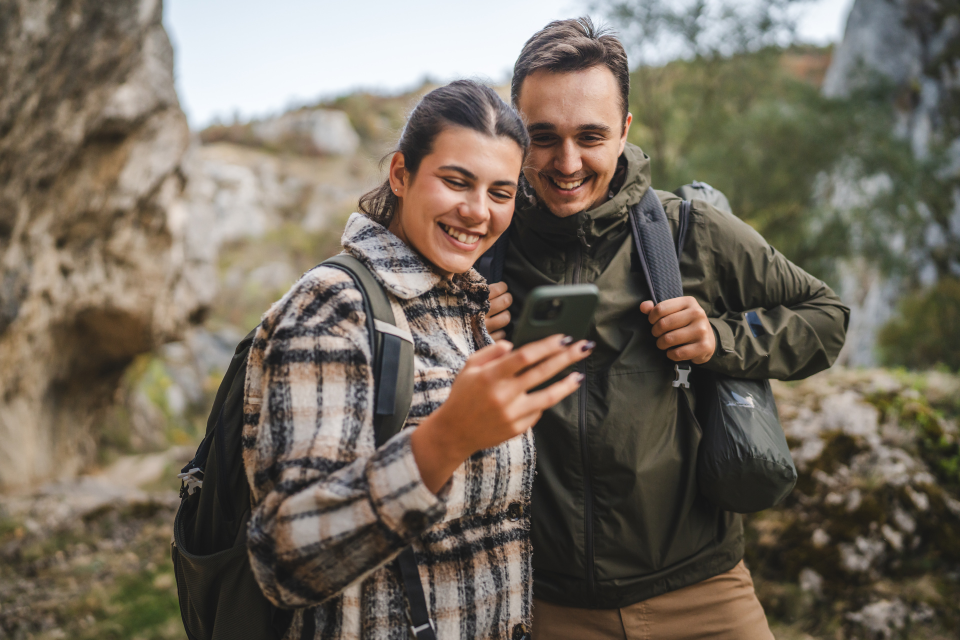
#> input picture bilder/AdobeStock_1025343260.jpg, 1920 x 1280 px (shown at 1/2 size); its folder holds 4 pictures in this run
$ python bildebank.py
#> lines starting #> are read from the running program, lines starting #| are printed output that depends on the picture
"""
Bygger nettstedet til plakatgeneratoren, med bildebank.

Kjøres automatisk av GitHub Actions ved hver opplasting (se .github/workflows/publiser.yml).

- Leser alle bilder i mappen  bilder/  (jpg, jpeg, png, webp).
- Lager en nettversjon (maks 2600 px, god nok for A4-trykk) og en miniatyr (480 px).
- Leser valgfri tilleggsinfo fra  bilder/bildeinfo.csv  (beskrivelse, fotograf, utløpsdato, utsnitt).
- Skriver alt til mappen  _site/  som publiseres. Originalbildene publiseres IKKE på nettsiden.

Kjøre lokalt:  python verktoy/bildebank.py
"""
import csv, json, re, shutil, sys
from pathlib import Path
from PIL import Image, ImageOps

ROT = Path(__file__).resolve().parent.parent
KILDE = ROT / 'bilder'
SITE = ROT / '_site'
WEB_MAKS, MINI_MAKS = 2600, 480
TYPER = {'.jpg', '.jpeg', '.png', '.webp'}
IKKE_PUBLISER = {'.git', '.github', 'verktoy', 'bilder', '_site'}


def lag_id(navn: str) -> str:
    s = navn.lower().replace('æ', 'ae').replace('ø', 'o').replace('å', 'a')
    return re.sub(r'[^a-z0-9]+', '-', s).strip('-') or 'bilde'


def les_info() -> dict:
    """bildeinfo.csv: fil;beskrivelse;fotograf;utloper;fokus_x;fokus_y  (semikolon eller komma)"""
    f = KILDE / 'bildeinfo.csv'
    if not f.exists():
        return {}
    tekst = f.read_text(encoding='utf-8-sig')
    skille = ';' if tekst.count(';') >= tekst.count(',') else ','
    info = {}
    for rad in csv.DictReader(tekst.splitlines(), delimiter=skille):
        rad = {(k or '').strip().lower(): (v or '').strip() for k, v in rad.items()}
        if rad.get('fil'):
            info[Path(rad['fil']).stem.lower()] = rad
    return info


def tall(v, std):
    try:
        return max(0, min(100, int(float(v))))
    except (TypeError, ValueError):
        return std


def main():
    if SITE.exists():
        shutil.rmtree(SITE)
    SITE.mkdir()
    # 1) Kopier selve nettstedet (index.html m.m.)
    for p in ROT.iterdir():
        if p.name in IKKE_PUBLISER or p.name.startswith('.'):
            continue
        (shutil.copytree if p.is_dir() else shutil.copy2)(p, SITE / p.name)
#> pass 2 of the loop in main, `for p in ROT.iterdir():`:
#> pass 3 of the loop in main, `for p in ROT.iterdir():`:

    # 2) Bildebanken
    web, mini = SITE / 'bilder' / 'web', SITE / 'bilder' / 'mini'
    web.mkdir(parents=True); mini.mkdir(parents=True)
    info = les_info()
    liste, brukte_id = [], set()
    filer = sorted(p for p in KILDE.glob('*') if p.suffix.lower() in TYPER) if KILDE.exists() else []
    for f in filer:
        try:
            im = ImageOps.exif_transpose(Image.open(f)).convert('RGB')
#> im is the input picture: PIL image 1920x1280 RGB; mean R, G, B 115.4, 106.4, 93.8
        except Exception as e:
            print(f'Hopper over {f.name}: {e}', file=sys.stderr)
            continue
        bid = lag_id(f.stem)
        while bid in brukte_id:
            bid += '-2'
        brukte_id.add(bid)
        stor = im.copy(); stor.thumbnail((WEB_MAKS, WEB_MAKS), Image.LANCZOS)
        stor.save(web / f'{bid}.jpg', quality=85, optimize=True, progressive=True)
        liten = im.copy(); liten.thumbnail((MINI_MAKS, MINI_MAKS), Image.LANCZOS)
#> after `liten.thumbnail((MINI_MAKS, MINI_MAKS), Image.LANCZOS)`:
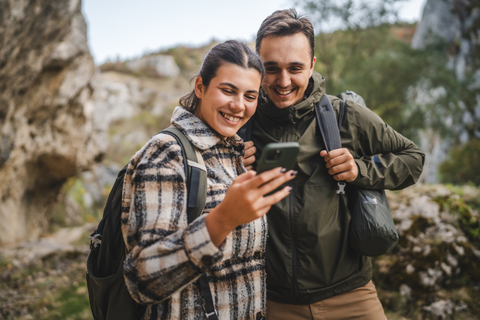
#> liten: PIL image 480x320 RGB; mean R, G, B 115.5, 106.5, 94
        liten.save(mini / f'{bid}.jpg', quality=78, optimize=True, progressive=True)
        i = info.get(f.stem.lower(), {})
        liste.append({
            'id': bid,
            'fil': f'bilder/web/{bid}.jpg',
            'mini': f'bilder/mini/{bid}.jpg',
            'w': stor.width, 'h': stor.height,
            'beskrivelse': i.get('beskrivelse', ''),
            'fotograf': i.get('fotograf', ''),
            'utloper': i.get('utloper', ''),
            'fx': tall(i.get('fokus_x'), 50),
            'fy': tall(i.get('fokus_y'), 45),
        })
        print(f'{f.name} -> {bid} ({stor.width}x{stor.height})')
#| AdobeStock_1025343260.jpg -> adobestock-1025343260 (1920x1280)
#> pass 2 of the loop in main, `for f in filer:`:
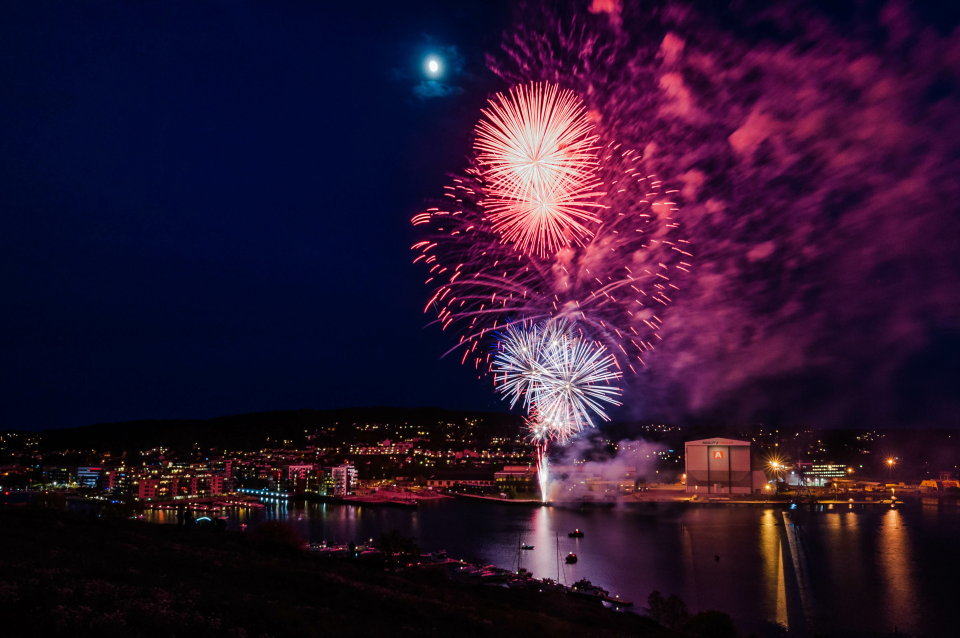
#> input picture bilder/AdobeStock_111028404.jpg, 1920 x 1275 px (shown at 1/2 size)
#> in main, im is the input picture: PIL image 1920x1275 RGB; mean R, G, B 43.4, 20.5, 46.8
#> in main, `liten.thumbnail((MINI_MAKS, MINI_MAKS), Image.LANCZOS)`:
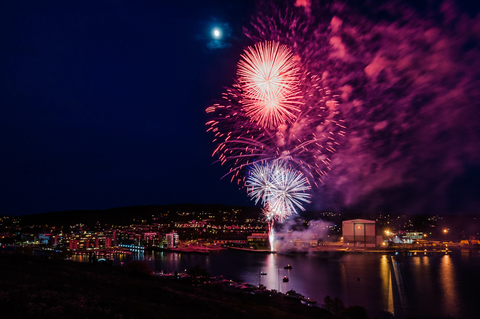
#> liten: PIL image 480x319 RGB; mean R, G, B 43.6, 20.7, 47
#| AdobeStock_111028404.jpg -> adobestock-111028404 (1920x1275)
#> pass 3 of the loop in main, `for f in filer:`:
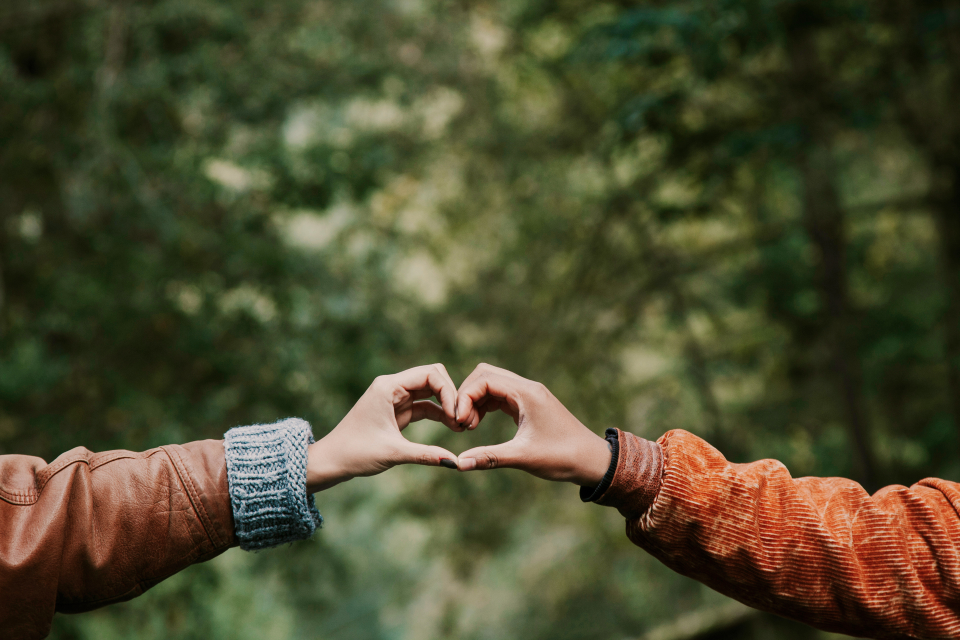
#> input picture bilder/AdobeStock_124912565.jpg, 1920 x 1280 px (shown at 1/2 size)
#> in main, im is the input picture: PIL image 1920x1280 RGB; mean R, G, B 76.4, 74.9, 46.7
#> in main, `liten.thumbnail((MINI_MAKS, MINI_MAKS), Image.LANCZOS)`:
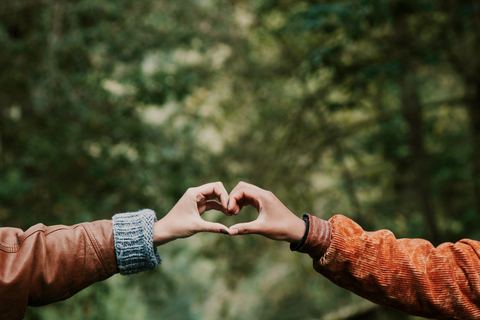
#> liten: PIL image 480x320 RGB; mean R, G, B 76.5, 75.1, 46.8
#| AdobeStock_124912565.jpg -> adobestock-124912565 (1920x1280)
#> the loop made 4 passes; the first 3 are shown
    (SITE / 'bilder' / 'bilder.json').write_text(json.dumps(liste, ensure_ascii=False, indent=1), encoding='utf-8')
    print(f'Bildebank: {len(liste)} bilder')


if __name__ == '__main__':
    main()
